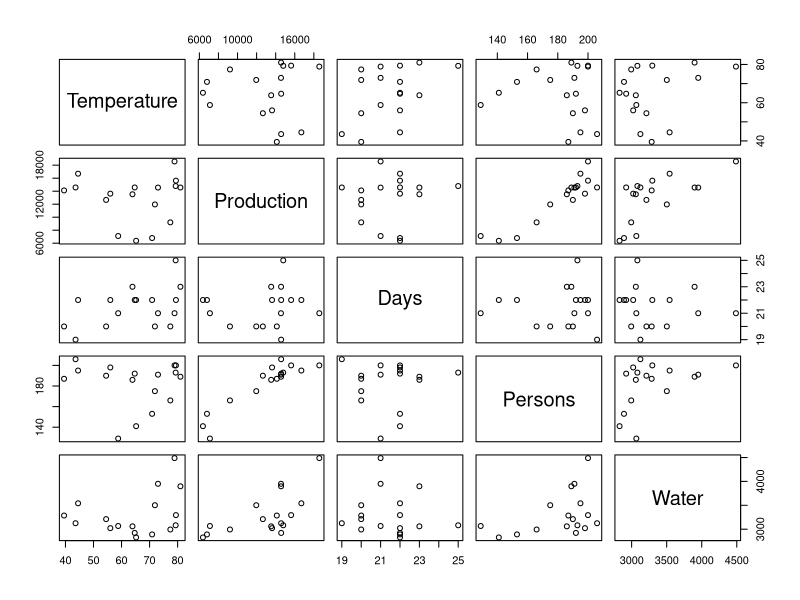

Generate this figure with R:
## ---- chunk 1
knitr::opts_chunk$set(echo = TRUE)
## ---- chunk 2
library(tidyverse)
## ---- chunk 3
water <- read_csv("water.csv")
attach(water)
## ---- chunk 4
pairs(water)
## ---- chunk 5
cor(water)
## ---- chunk 6
summary(lm(Water ~ Temperature + Production + Days + Persons))
## ---- chunk 7
summary(lm(Water ~  Production + Persons))
